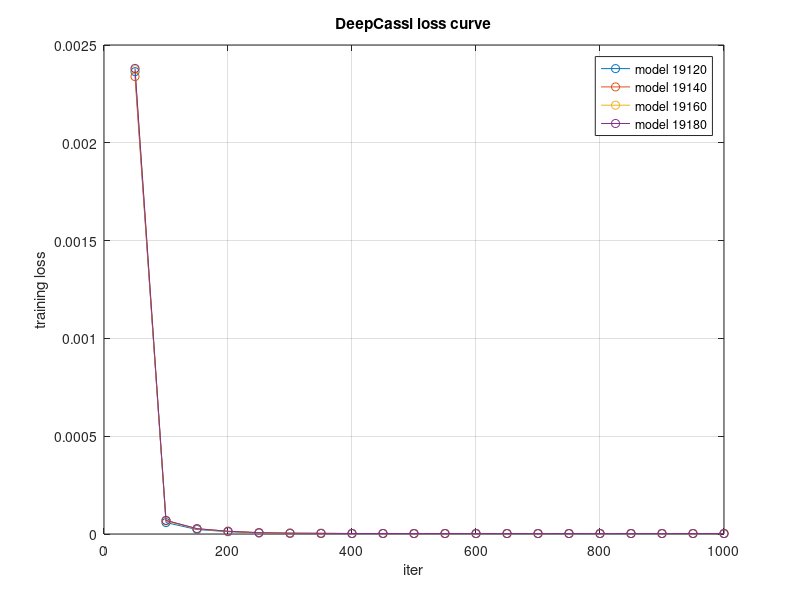

This chart was generated by the following MATLAB code:
iters = (50:50:1000);

% diff = img_prj - img_gt
% loss_data = 1.0 * 1e+00 * 0.5 * tf.reduce_mean(tf.square(diff))

total_loss_19120 = [
    2.363664e-03, 5.843934e-05, 2.307871e-05, 1.190613e-05, 5.801580e-06, ...
    3.517107e-06, 2.952735e-06, 2.420978e-06, 2.496672e-06, 2.275291e-06,...
    2.386936e-06, 2.264975e-06, 2.351874e-06, 2.280504e-06, 2.348550e-06, ...
    2.307534e-06, 2.366012e-06, 2.342966e-06, 2.394804e-06, 2.382754e-06];

total_loss_19140 = [
    2.338468e-03, 6.888273e-05, 2.709066e-05, 1.394987e-05, 6.747175e-06, ...
    3.936393e-06, 3.257528e-06, 2.574409e-06, 2.680008e-06, 2.376882e-06, ...
    2.520391e-06, 2.344654e-06, 2.455048e-06, 2.348886e-06, 2.432067e-06, ...
    2.367758e-06, 2.435153e-06, 2.396983e-06, 2.454352e-06, 2.432693e-06];

total_loss_19160 = [
    2.373946e-03, 6.653731e-05, 2.610825e-05, 1.336193e-05, 6.485461e-06, ...
    3.806417e-06, 3.145344e-06, 2.507571e-06, 2.600069e-06, 2.330431e-06, ...
    2.461648e-06, 2.310983e-06, 2.411591e-06, 2.323037e-06, 2.399398e-06, ...
    2.346905e-06, 2.410129e-06, 2.379541e-06, 2.434495e-06, 2.417353e-06];

total_loss_19180 = [
    2.380290e-03, 6.930456e-05, 2.719788e-05, 1.398369e-05, 6.780271e-06, ...
    3.939141e-06, 3.232685e-06, 2.541930e-06, 2.632109e-06, 2.327243e-06, ...
    2.463925e-06, 2.289313e-06, 2.396544e-06, 2.292027e-06, 2.373789e-06, ...
    2.311621e-06, 2.378448e-06, 2.342341e-06, 2.400003e-06, 2.379802e-06];

figure()
plot(iters, total_loss_19120, '-o')
hold on;
plot(iters, total_loss_19140, '-o')
hold on;
plot(iters, total_loss_19160, '-o')
hold on;
plot(iters, total_loss_19180, '-o')
hold off;
legend('model 19120', 'model 19140', 'model 19160', 'model 19180');
title('DeepCassi loss curve')
xlabel('iter')
ylabel('training loss')
grid on